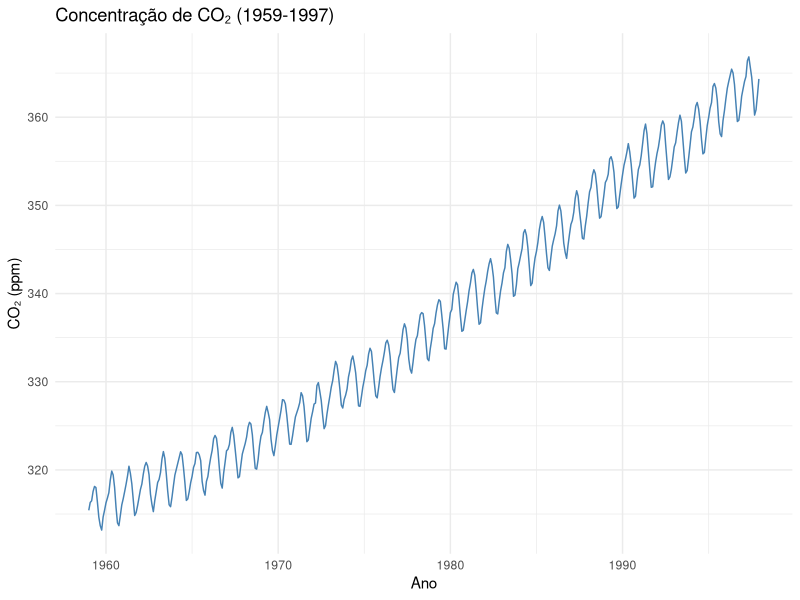
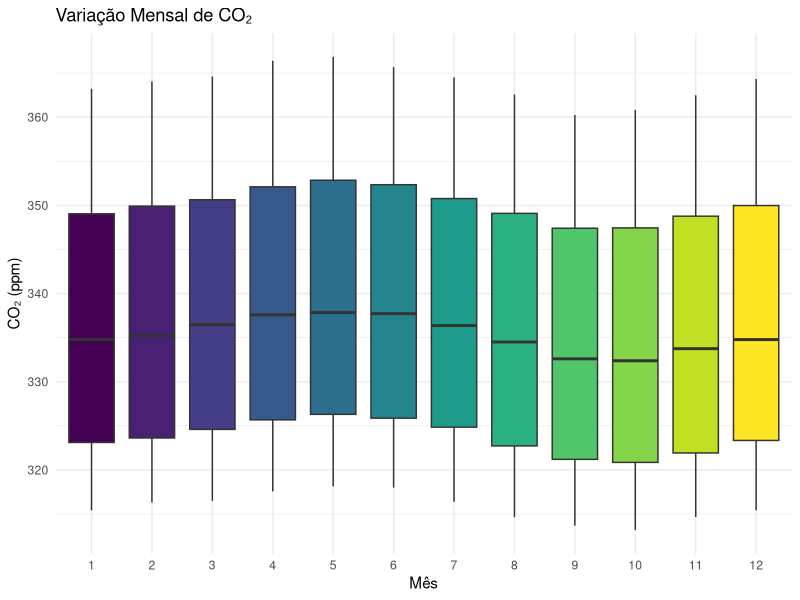
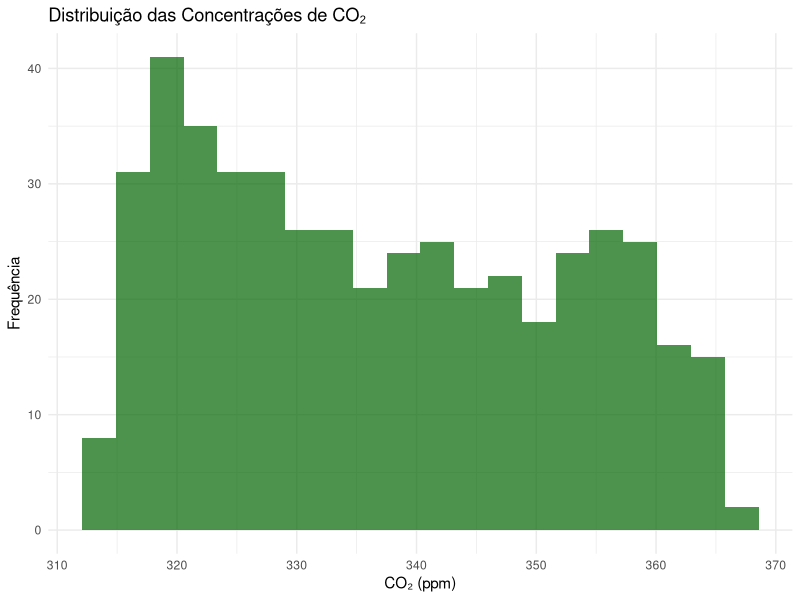
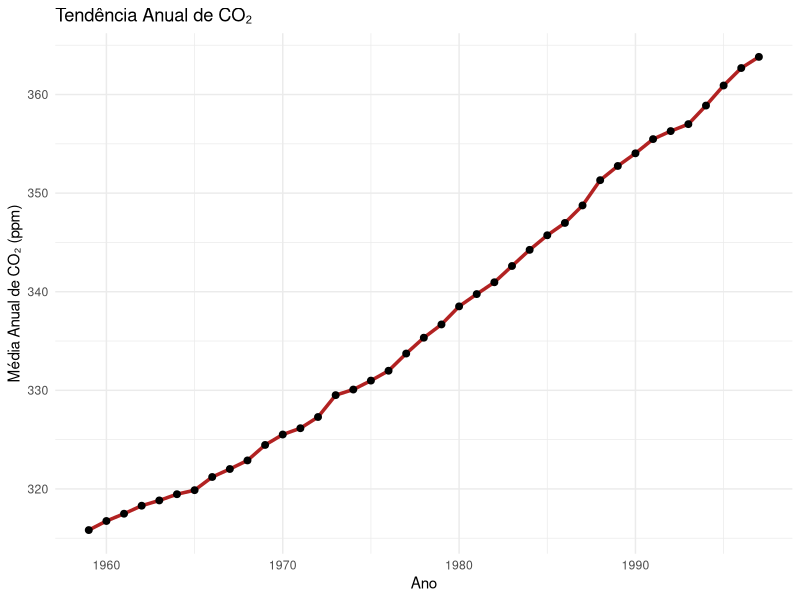
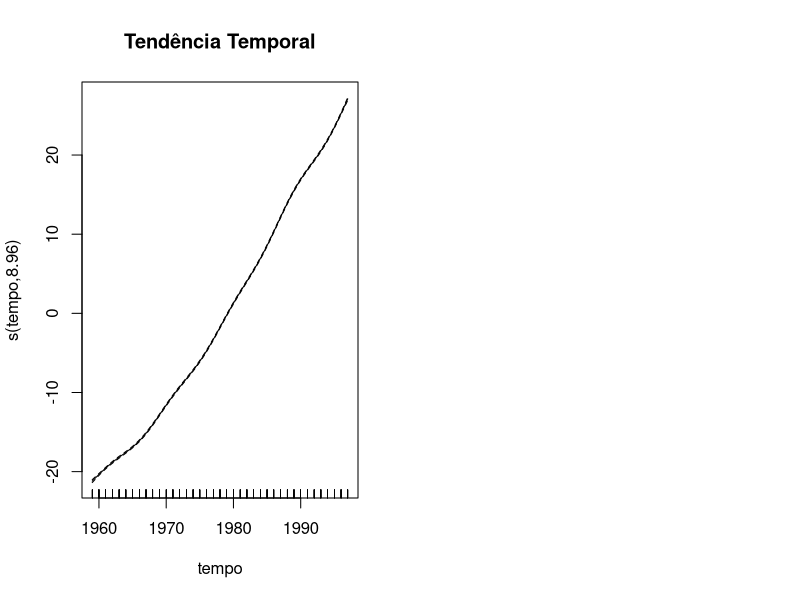

These figures' R source, in order:

require(tidyverse)
require(caret)
require(mgcv) # modelo gam

data(co2) # carregando os dados
dplyr::glimpse(co2)
head(co2)

# Transformação em data.frame
df <- data.frame(
  co2 = as.numeric(co2),
  tempo = time(co2) |> floor(),
  mes = cycle(co2)
)

# 5. Média geral da concentração de CO₂
cat("Média geral de CO₂:", mean(df$co2), "ppm\n")

# 6. Média por mês
media_mes <- df %>%
  group_by(mes) %>%
  summarise(media_co2 = mean(co2))
print("Média por mês:")
print(media_mes)

# 7. Desvio padrão por mês
dp_mes <- df %>%
  group_by(mes) %>%
  summarise(dp_co2 = sd(co2))
print("Desvio padrão por mês:")
print(dp_mes)

# 8. Gráfico de linha temporal
ggplot(df, aes(x = tempo + (mes-1)/12, y = co2)) +
  geom_line(color = "steelblue") +
  labs(title = "Concentração de CO₂ (1959-1997)",
       x = "Ano",
       y = "CO₂ (ppm)") +
  theme_minimal()

# 9. Boxplot por mês
ggplot(df, aes(x = factor(mes), y = co2, fill = factor(mes))) +
  geom_boxplot() +
  labs(title = "Variação Mensal de CO₂",
       x = "Mês",
       y = "CO₂ (ppm)") +
  scale_fill_viridis_d() +
  theme_minimal() +
  theme(legend.position = "none")

# 10. Histograma
ggplot(df, aes(x = co2)) +
  geom_histogram(bins = 20, fill = "darkgreen", alpha = 0.7) +
  labs(title = "Distribuição das Concentrações de CO₂",
       x = "CO₂ (ppm)",
       y = "Frequência") +
  theme_minimal()

# 11. Média anual
media_anual <- df %>%
  group_by(tempo) %>%
  summarise(media_co2 = mean(co2))

ggplot(media_anual, aes(x = tempo, y = media_co2)) +
  geom_line(linewidth = 1.2, color = "firebrick") +
  geom_point(size = 2) +
  labs(title = "Tendência Anual de CO₂",
       x = "Ano",
       y = "Média Anual de CO₂ (ppm)") +
  theme_minimal()

# 12. Análise de tendência
modelo_tendencia <- lm(media_co2 ~ tempo, data = media_anual)
summary(modelo_tendencia)

# Ajuste do modelo
modelo_gam <- gam(co2 ~ s(tempo) + factor(mes), data = df)

# Resumo do modelo
summary(modelo_gam)

# Visualização dos componentes
par(mfrow = c(1,2))
plot(modelo_gam, select = 1, shade = TRUE, main = "Tendência Temporal")
plot(modelo_gam, select = 2, main = "Efeito Sazonal por Mês")

# Previsão para 1998 (extrapolação)
novos_dados <- data.frame(
  tempo = 1998,
  mes = 1:12
)

predict(modelo_gam, newdata = novos_dados) %>%
  round(1) %>%
  as.data.frame() %>%
  setNames("CO₂ previsto (ppm)") %>%
  mutate(Mês = month.abb) %>%
  select(Mês, everything())


#Tendência clara de aumento (≈ +1.3 ppm/ano, p < 0.001)
#Padrão sazonal consistente: menores valores em verão (maior absorção por plantas)
#Modelo GAM explica ≈ 99% da variância (R² ajustado = 0.992)

